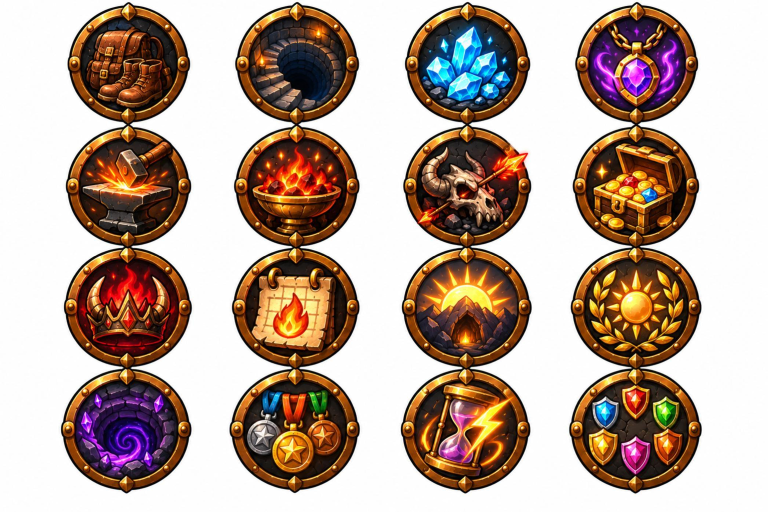
#> input picture assets-src/art/achievements_v1.png, 1536 x 1024 px (shown at 1/2 size)
$ python sliceTileGrid.py ../assets-src/art/achievements_v1.png 5 5 ../assets-src/art/attack_v1.png 5
#> lines starting #> are read from the running program, lines starting #| are printed output that depends on the picture; after the words box and inside, x2 and y2 are one past the last pixel; in counts of white or black regions, pixels touching at a corner belong together
### scripts/sliceBossSheet.py
"""Cuts an AI-generated character sheet (poses side by side on white) into the frames the game animates.

Unlike processSprites.py, every frame shares ONE scale and a common bottom baseline, so swapping
frames never makes the monster jump or change size.

Usage:
  python scripts/sliceBossSheet.py <sheet.png>                      # the Grimbur's 4 frames (default)
  python scripts/sliceBossSheet.py <sheet.png> Name.png,Name_B.png  # any sheet: one name per pose, left to right
Writes the frames into src/assets/sprites/enemies/ (512px each).
"""
import os
import sys
import numpy as np
from PIL import Image, ImageDraw

ROOT = os.path.dirname(os.path.dirname(os.path.abspath(__file__)))
OUT = os.path.join(ROOT, 'src', 'assets', 'sprites', 'enemies')
NAMES = ['Grimbur_Boss.png', 'Grimbur_Boss_Breathe.png', 'Grimbur_Boss_Attack.png', 'Grimbur_Boss_Hurt.png']
SIZE = 512
PADDING = 0.06
WHITE_DIST = 60  # how far from pure white still counts as background


def white_background_to_alpha(im: Image.Image, hole_min_area: int = 0) -> Image.Image:
    """Only background connected to the image border becomes transparent: ivory fangs and claws survive.
    With `hole_min_area`, enclosed white pockets at least that big (the gap between an arm and a leg) go too,
    while small white highlights inside the art stay."""
#> called with hole_min_area = 0
    rgb = np.asarray(im.convert('RGB'), dtype=np.int16)
    near_white = ((255 - rgb).max(axis=2) <= WHITE_DIST)
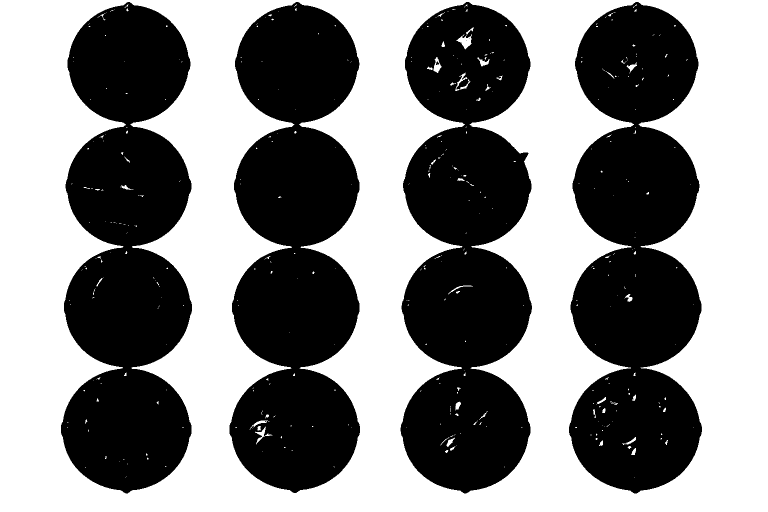
#> near_white: shape (1024, 1536) bool (shown at 1/2 size); 52.1% white; 8 black regions (3 under 20 px), largest, box (x1, y1, x2, y2) and area: (1138, 4, 1404, 987) 189962, (801, 4, 1064, 987) 188577, (459, 4, 720, 986) 187612, (122, 4, 384, 987) 187440, (872, 123, 878, 130) 28
    if hole_min_area:
        pure = near_white
        bg = white_background_to_alpha(im).getchannel('A')
        bg = np.asarray(bg) == 0
        holes = Image.fromarray(np.where(pure & ~bg, 255, 0).astype(np.uint8), 'L')
        arr = np.asarray(holes).copy()
        for y, x in zip(*np.nonzero(arr == 255)):
            if arr[y, x] != 255:
                continue
            region = Image.fromarray(arr).copy()  # Pillow 12 shares the array read-only: fill a real copy
            ImageDraw.floodfill(region, (int(x), int(y)), 100)
            filled = np.asarray(region) == 100
            arr[filled] = 200 if filled.sum() >= hole_min_area else 50
        rgba = np.asarray(white_background_to_alpha(im)).copy()
        rgba[arr == 200, 3] = 0
        return Image.fromarray(rgba, 'RGBA')
    bg = np.zeros_like(near_white)
    bg[0, :] = near_white[0, :]
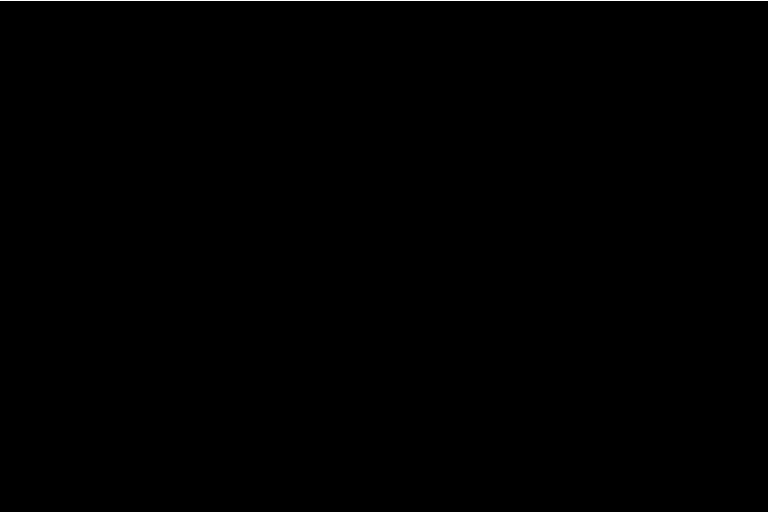
#> bg: shape (1024, 1536) bool (shown at 1/2 size); 0.1% white in thin lines or dots, all inside (x1, y1, x2, y2) = (0, 0, 1536, 1)
    bg[-1, :] = near_white[-1, :]
    bg[:, 0] = near_white[:, 0]
    bg[:, -1] = near_white[:, -1]
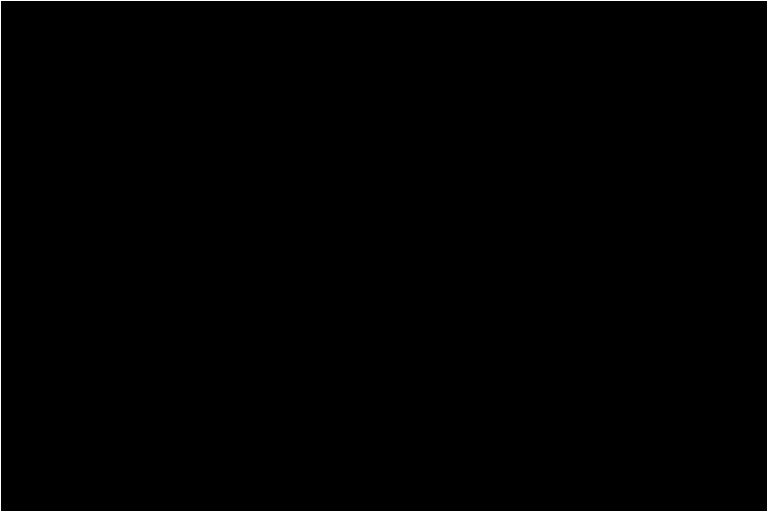
#> bg: shape (1024, 1536) bool (shown at 1/2 size); 0.33% white in thin lines or dots
    while True:  # grow the border-connected white region until it stops growing
        grown = bg.copy()
        grown[1:, :] |= bg[:-1, :]
        grown[:-1, :] |= bg[1:, :]
        grown[:, 1:] |= bg[:, :-1]
        grown[:, :-1] |= bg[:, 1:]
        grown &= near_white
        if (grown == bg).all():
            break
        bg = grown
#> this loop made 615 passes
#> pass 2, in white_background_to_alpha, `grown &= near_white`:
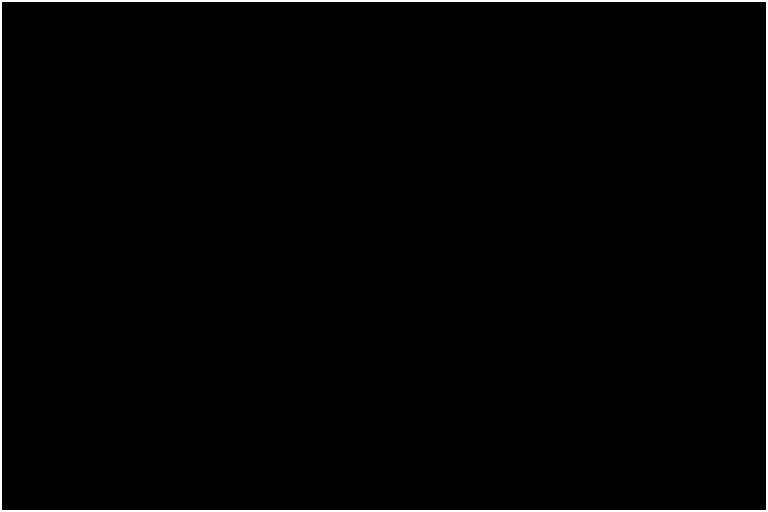
#> grown: shape (1024, 1536) bool (shown at 1/2 size); 0.97% white; 1 white region, box (x1, y1, x2, y2) and area: (0, 0, 1536, 1024) 15324
#> after the loop:
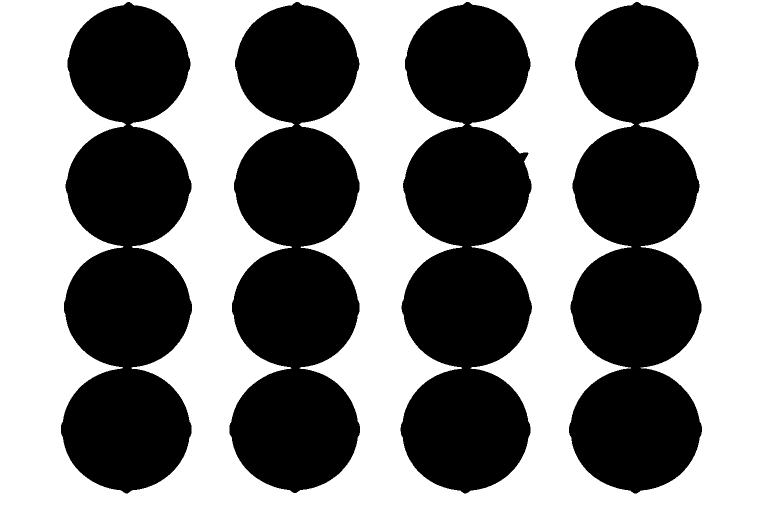
#> grown: shape (1024, 1536) bool (shown at 1/2 size); 51.7% white; 4 black regions, box (x1, y1, x2, y2) and area: (1138, 4, 1404, 987) 191479, (801, 4, 1064, 987) 191303, (459, 4, 720, 986) 188432, (122, 4, 384, 987) 188214
    out = np.dstack([np.asarray(im.convert('RGB'), dtype=np.uint8), np.where(bg, 0, 255).astype(np.uint8)])
    return Image.fromarray(out, 'RGBA')


# [65 lines left out: functions split_poses, main, not called in this run]


# [2 lines that do not run on import are left out]

### scripts/sliceTileGrid.py
"""
Cuts an AI-generated tile sheet (square tiles in a regular grid on white) into one square PNG per tile.
Each tile is cropped to its own bounding box and stretched to an exact square, so the board grid stays flush
even when the generator drew a tile a few pixels off-square.

  python scripts/sliceTileGrid.py <sheet.png> <cols> <rows> <out1,out2,...> [size]   # paths relative to src/assets
"""
import os
import sys

import numpy as np
from PIL import Image

sys.path.insert(0, os.path.dirname(os.path.abspath(__file__)))
from sliceBossSheet import white_background_to_alpha  # noqa: E402

ROOT = os.path.dirname(os.path.dirname(os.path.abspath(__file__)))
ASSETS = os.path.join(ROOT, 'src', 'assets')


def longest_run(flags: np.ndarray) -> tuple[int, int] | None:
    best, start = None, None
    for i, on in enumerate(list(flags) + [False]):
        if on and start is None:
            start = i
        elif not on and start is not None:
            if best is None or i - start > best[1] - best[0]:
                best = (start, i)
            start = None
    return best


def tile_box(cell: Image.Image) -> tuple[int, int, int, int] | None:
    """The tile is the longest solid run of dark rows and columns: faint background haze and the sliver of a
    neighbouring tile that an uneven grid leaves at a cell's edge never count."""
    ink = np.asarray(cell.convert('L')) < 150
    rows = longest_run(ink.mean(axis=1) > 0.15)
    cols = longest_run(ink.mean(axis=0) > 0.15)
    if not rows or not cols:
        return None
    return cols[0], rows[0], cols[1], rows[1]


def main(sheet_path: str, cols: int, rows: int, names: list[str], size: int = 256) -> None:
    im = white_background_to_alpha(Image.open(sheet_path))
    cw, ch = im.width / cols, im.height / rows
#> cw = 307.2; ch = 204.8
    cells = [im.crop((round(c * cw), round(r * ch), round((c + 1) * cw), round((r + 1) * ch))) for r in range(rows) for c in range(cols)]
#> cells = 25 items
    assert len(names) <= len(cells), f'{len(names)} names for {len(cells)} cells'
    for name, cell in zip(names, cells):
        if not name:
            continue
        box = tile_box(cell)
        assert box, f'empty cell for {name}'
        tile = cell.crop(box).resize((size, size), Image.LANCZOS)
        path = os.path.join(ASSETS, name)
        os.makedirs(os.path.dirname(path), exist_ok=True)
        tile.save(path, optimize=True)
        print(f'{name}: {box[2] - box[0]}x{box[3] - box[1]} -> {size}px, {os.path.getsize(path) // 1024} KB')
#> this loop made 1 pass
#> (name, rows in tile_box, cols in tile_box, box) on pass 1: ('../assets-src/art/attack_v1.png', (14, 205), (138, 307), (138, 14, 307, 205))
#| ../assets-src/art/attack_v1.png: 169x191 -> 5px, 0 KB
#> pass 1, in tile_box, `ink = np.asarray(cell.convert('L')) < 150`:
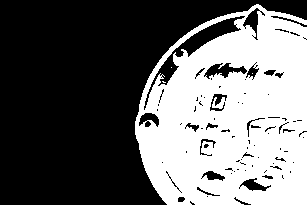
#> ink: shape (205, 307) bool; 40.9% white; 4 white regions (3 under 20 px), largest, box (x1, y1, x2, y2) and area: (135, 4, 307, 205) 25730


if __name__ == '__main__':
    main(sys.argv[1], int(sys.argv[2]), int(sys.argv[3]), sys.argv[4].split(','), int(sys.argv[5]) if len(sys.argv) > 5 else 256)

$ run again, on assets-src/art/bg_crystal_v1.png
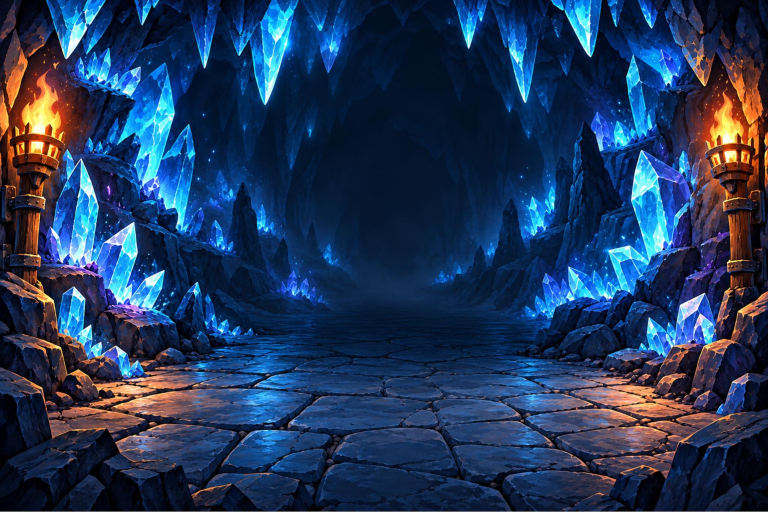
#> input picture assets-src/art/bg_crystal_v1.png, 1536 x 1024 px (shown at 1/2 size)
#> near_white: shape (1024, 1536) bool; 0.58% white; 270 white regions (201 under 20 px), largest, box (x1, y1, x2, y2) and area: (1360, 586, 1410, 640) 711, (138, 480, 187, 528) 659, (131, 51, 174, 118) 620
#> in white_background_to_alpha, `bg[-1, :] = near_white[-1, :]`:
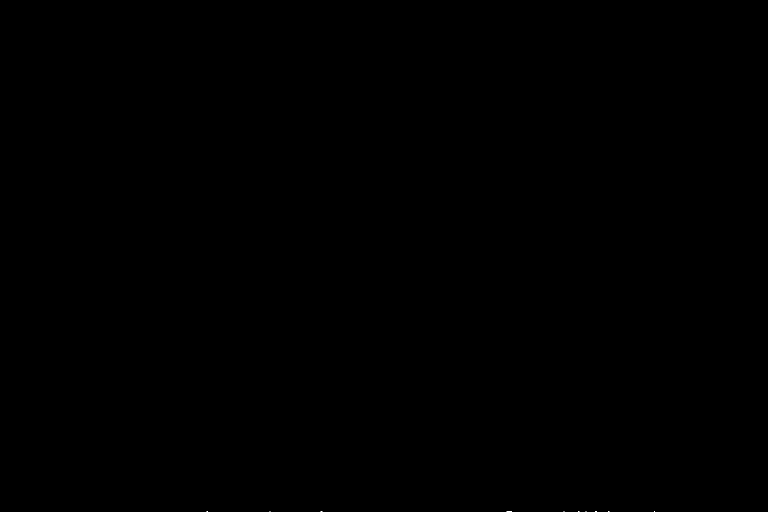
#> bg: shape (1024, 1536) bool (shown at 1/2 size); 0% white in thin lines or dots, all inside (x1, y1, x2, y2) = (413, 1023, 1310, 1024)
#> cells = 25 items
#> the loop in main, `for name, cell in zip(names, cells):` made 1 pass
#> (name, rows in tile_box, box) on pass 1: ('../assets-src/art/bg_crystal_v1.png', (0, 205), (0, 0, 307, 205))
#> (printed output is left out)
#> pass 1, in tile_box, `ink = np.asarray(cell.convert('L')) < 150`:
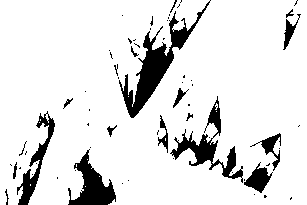
#> ink: shape (205, 307) bool; 88.6% white; 64 black regions (46 under 20 px), largest, box (x1, y1, x2, y2) and area: (119, 0, 211, 118) 2223, (170, 96, 243, 183) 1356, (68, 149, 116, 205) 1195
